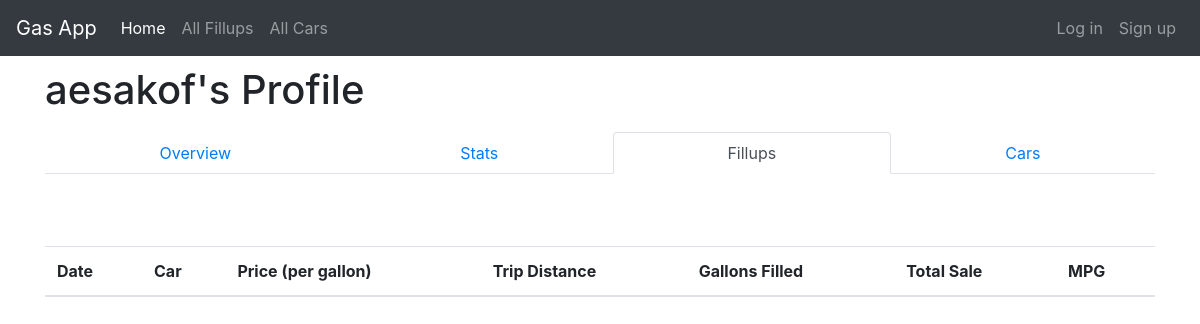
/profile/aesakof/fillups/, run on an earlier commit of the app's database.
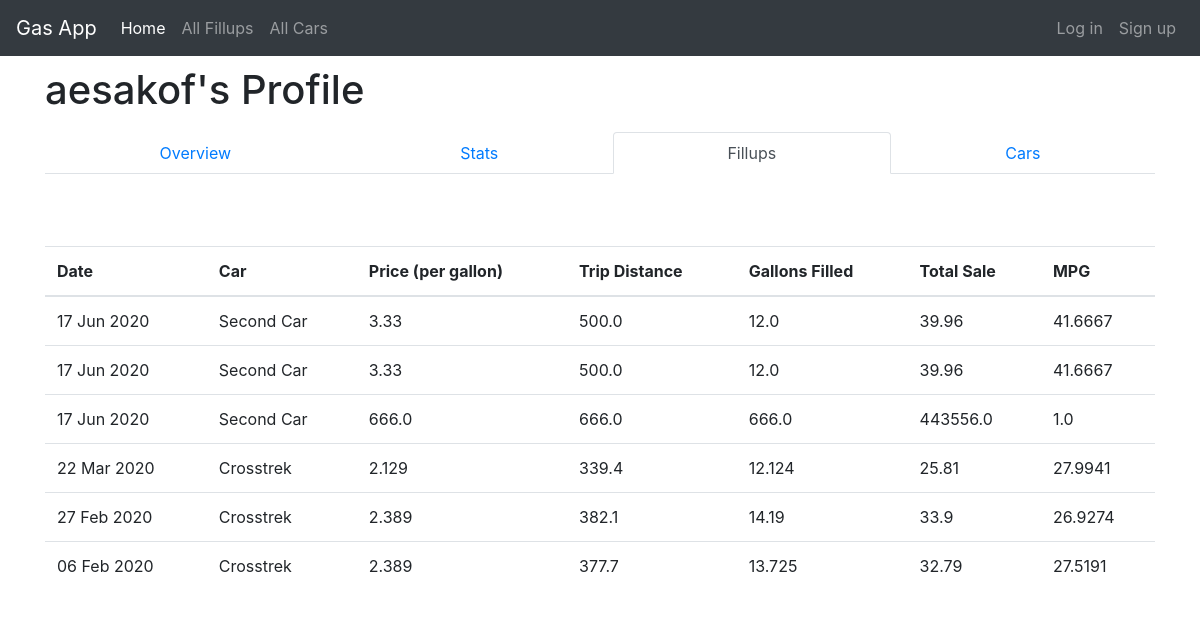
And on a later commit of the database.
### fillups/models.py (models this page shows)
class Fillup(models.Model):
    username = models.ForeignKey(User,on_delete=models.CASCADE)
    date = models.DateField(default=date.today)
    price_per_gallon = models.FloatField(validators=[MinValueValidator(0.0)])
    trip_distance = models.FloatField(validators=[MinValueValidator(0.0)])
    gallons = models.FloatField(validators=[MinValueValidator(0.0)])
    car = models.ForeignKey('Car',on_delete=models.CASCADE)
    @property
    def total_sale(self):
        return round(self.price_per_gallon*self.gallons, 2)
    @property
    def mpg(self):
        if self.gallons == 0:
            return 0
        else:
            return round(self.trip_distance/self.gallons, 4)

class Car(models.Model):
    username = models.ForeignKey(User,on_delete=models.CASCADE)
    name = models.CharField(max_length=25)
    make = models.CharField(max_length=25)
    model = models.CharField(max_length=25)
    model_year = models.IntegerField(choices=MODEL_YEARS)
    status = models.CharField(max_length=10,choices=STATUS,default='Active')
    def __str__(self):
        return self.name

### fillups/views.py (the view)
# urls.py: path('profile/<str:username>/fillups/',views.UserFillupListView.as_view(),name='user_fillup_list'),
class UserFillupListView(ListView):
    template_name = 'fillups/user_fillup_list.html'
    model = Fillup
    context_object_name = 'user_fillup_list'
    ordering = ['-date']
    def get_queryset(self):
        usr = get_object_or_404(User, username=self.kwargs.get("username"))
        return Fillup.objects.filter(username=usr).order_by('-date')
    def get_context_data(self):
        usr = get_object_or_404(User, username=self.kwargs.get("username"))
        context = super(UserFillupListView,self).get_context_data(**self.kwargs)
        context['profile_name'] = usr.username
        return context

### fillups/templates/fillups/user_fillup_list.html (shortened to what this page needs)
{% extends 'base.html' %}
{% block content %}
<div class="centerstage">
  <h1>{{ profile_name }}'s Profile</h1>
  <nav class="nav nav-tabs nav-fill">
    <a class="nav-item nav-link" href="{% url 'fillups:user_profile' username=profile_name %}">Overview</a>
    <a class="nav-item nav-link" href="{% url 'fillups:user_stats' username=profile_name %}">Stats</a>
    <a class="nav-item nav-link active" href="{% url 'fillups:user_fillup_list' username=profile_name %}">Fillups</a>
    <a class="nav-item nav-link" href="{% url 'fillups:user_car_list' username=profile_name %}">Cars</a>
  </nav>
  <br>
  <br>
  <br>
  <table class="table">
    <thead>
      <tr>
        <th>Date</th>
        <th>Car</th>
        <th>Price (per gallon)</th>
        <th>Trip Distance</th>
        <th>Gallons Filled</th>
        <th>Total Sale</th>
        <th>MPG</th>
      </tr>
    </thead>
    <tbody>
      {% for fillup in user_fillup_list %}
        <div class="fillup">
          <tr>
            <td>{{ fillup.date|date:"d M Y"}}</td>
            <td>{{ fillup.car }}</td>
            <td>{{ fillup.price_per_gallon }}</td>
            <td>{{ fillup.trip_distance }}</td>
            <td>{{ fillup.gallons }}</td>
            <td>{{ fillup.total_sale }}</td>
            <td>{{ fillup.mpg }}</td>
          </tr>
        </div>
      {% endfor %}
    </tbody>
  </table>
</div>
{% endblock %}

What changed in the data, as far as the page shows it:
added Fillup: date "17 Jun 2020", car "Second Car", price_per_gallon "3.33", trip_distance "500.0", gallons "12.0", total_sale "39.96", mpg "41.6667"
added Fillup: date "17 Jun 2020", car "Second Car", price_per_gallon "3.33", trip_distance "500.0", gallons "12.0", total_sale "39.96", mpg "41.6667"
added Fillup: date "17 Jun 2020", car "Second Car", price_per_gallon "666.0", trip_distance "666.0", gallons "666.0", total_sale "443556.0", mpg "1.0"
added Fillup: date "22 Mar 2020", car "Crosstrek", price_per_gallon "2.129", trip_distance "339.4", gallons "12.124", total_sale "25.81", mpg "27.9941"
added Fillup: date "27 Feb 2020", car "Crosstrek", price_per_gallon "2.389", trip_distance "382.1", gallons "14.19", total_sale "33.9", mpg "26.9274"
added Fillup: date "06 Feb 2020", car "Crosstrek", price_per_gallon "2.389", trip_distance "377.7", gallons "13.725", total_sale "32.79", mpg "27.5191"
